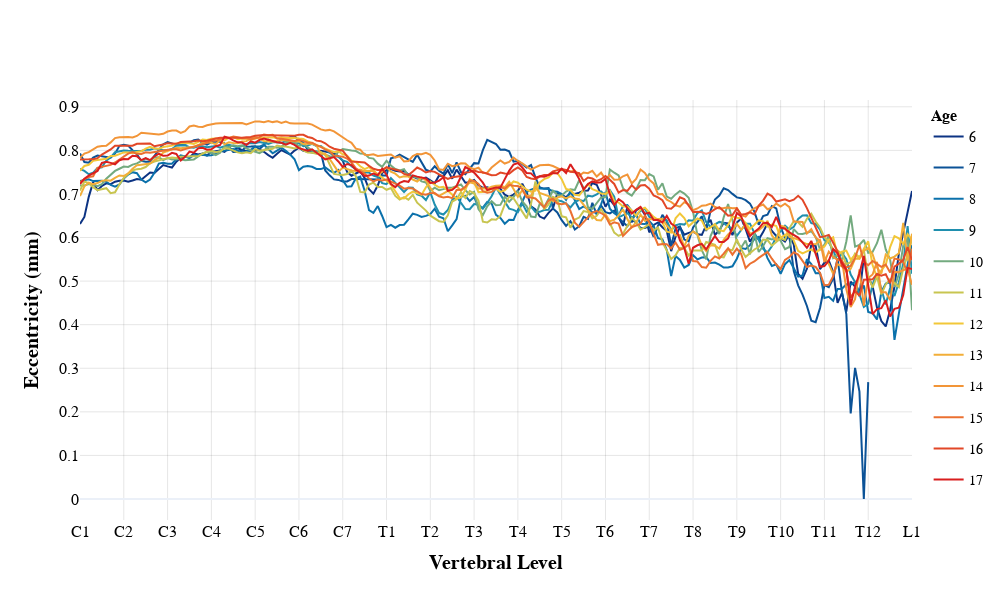

This figure's notebook cell:
### Markdown cell above
### 3. Eccentricity and solidity

### Code cell
plot_morphometrics(morphometrics_df, 'eccentricity', 'Eccentricity (mm)')

### Figure 1 — Plotly figure (JSON) as saved in the notebook; plotly's stock layout.template omitted (floating-point values rounded to 4 significant figures; data arrays with more than 128 entries replaced by an {"elided": "..."} marker saying what was removed)
{"data": [{"legendgroup": "Age 6", "line": {"color": "rgb(12, 51, 131)", "width": 2}, "marker": {"size": 6}, "mode": "lines", "name": "6", "type": "scatter", "x": {"elided": "191 float values"}, "y": {"elided": "191 float values"}}, {"legendgroup": "Age 7", "line": {"color": "rgb(11, 82, 151)", "width": 2}, "marker": {"size": 6}, "mode": "lines", "name": "7", "type": "scatter", "x": {"elided": "181 float values"}, "y": {"elided": "181 float values"}}, {"legendgroup": "Age 8", "line": {"color": "rgb(11, 113, 171)", "width": 2}, "marker": {"size": 6}, "mode": "lines", "name": "8", "type": "scatter", "x": {"elided": "191 float values"}, "y": {"elided": "191 float values"}}, {"legendgroup": "Age 9", "line": {"color": "rgb(31, 143, 174)", "width": 2}, "marker": {"size": 6}, "mode": "lines", "name": "9", "type": "scatter", "x": {"elided": "191 float values"}, "y": {"elided": "191 float values"}}, {"legendgroup": "Age 10", "line": {"color": "rgb(115, 170, 127)", "width": 2}, "marker": {"size": 6}, "mode": "lines", "name": "10", "type": "scatter", "x": {"elided": "191 float values"}, "y": {"elided": "191 float values"}}, {"legendgroup": "Age 11", "line": {"color": "rgb(200, 197, 80)", "width": 2}, "marker": {"size": 6}, "mode": "lines", "name": "11", "type": "scatter", "x": {"elided": "191 float values"}, "y": {"elided": "191 float values"}}, {"legendgroup": "Age 12", "line": {"color": "rgb(242, 199, 56)", "width": 2}, "marker": {"size": 6}, "mode": "lines", "name": "12", "type": "scatter", "x": {"elided": "191 float values"}, "y": {"elided": "191 float values"}}, {"legendgroup": "Age 13", "line": {"color": "rgb(242, 174, 56)", "width": 2}, "marker": {"size": 6}, "mode": "lines", "name": "13", "type": "scatter", "x": {"elided": "191 float values"}, "y": {"elided": "191 float values"}}, {"legendgroup": "Age 14", "line": {"color": "rgb(242, 149, 56)", "width": 2}, "marker": {"size": 6}, "mode": "lines", "name": "14", "type": "scatter", "x": {"elided": "191 float values"}, "y": {"elided": "191 float values"}}, {"legendgroup": "Age 15", "line": {"color": "rgb(235, 112, 49)", "width": 2}, "marker": {"size": 6}, "mode": "lines", "name": "15", "type": "scatter", "x": {"elided": "191 float values"}, "y": {"elided": "191 float values"}}, {"legendgroup": "Age 16", "line": {"color": "rgb(226, 71, 39)", "width": 2}, "marker": {"size": 6}, "mode": "lines", "name": "16", "type": "scatter", "x": {"elided": "191 float values"}, "y": {"elided": "191 float values"}}, {"legendgroup": "Age 17", "line": {"color": "rgb(217, 30, 30)", "width": 2}, "marker": {"size": 6}, "mode": "lines", "name": "17", "type": "scatter", "x": {"elided": "191 float values"}, "y": {"elided": "191 float values"}}], "layout": {"height": 600, "legend": {"font": {"color": "black", "family": "Arial", "size": 14}, "title": {"font": {"color": "black", "family": "Arial", "size": 16, "weight": "bold"}, "text": "Age"}}, "title": {"text": " "}, "width": 1000, "xaxis": {"gridcolor": "rgba(0, 0, 0, 0.1)", "tickangle": 0, "tickcolor": "black", "tickfont": {"color": "black", "family": "Arial", "size": 16}, "tickmode": "array", "ticktext": ["C1", "C2", "C3", "C4", "C5", "C6", "C7", "T1", "T2", "T3", "T4", "T5", "T6", "T7", "T8", "T9", "T10", "T11", "T12", "L1"], "tickvals": [1, 2, 3, 4, 5, 6, 7, 8, 9, 10, 11, 12, 13, 14, 15, 16, 17, 18, 19, 20], "title": {"font": {"color": "black", "family": "Arial", "size": 20, "weight": "bold"}, "text": "Vertebral Level"}}, "yaxis": {"gridcolor": "rgba(0, 0, 0, 0.1)", "tickcolor": "black", "tickfont": {"color": "black", "family": "Arial", "size": 16}, "title": {"font": {"color": "black", "family": "Arial", "size": 20, "weight": "bold"}, "text": "Eccentricity (mm)"}}}}
